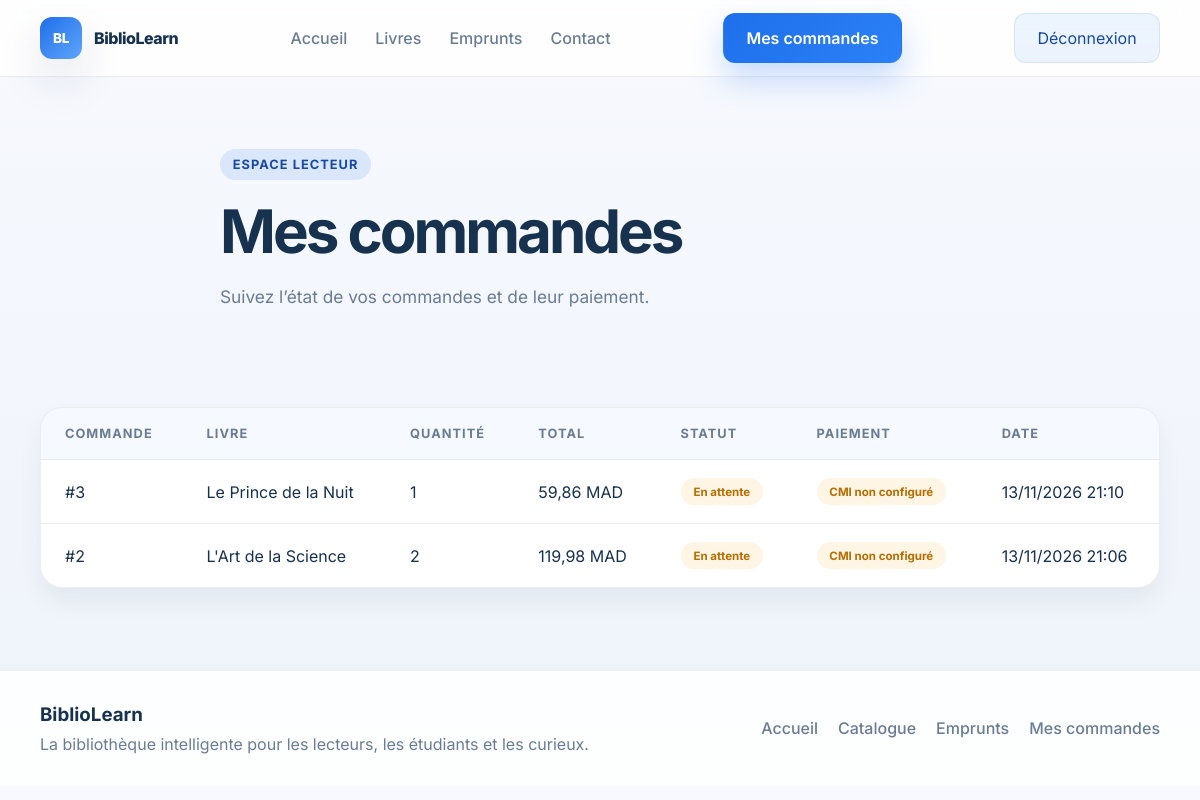
Page /mes-commandes/ (signed in) on the committed database.
### pages/models.py (models this page shows, shortened)
class Order(models.Model):
    class Status(models.TextChoices):
        PENDING = "pending", "En attente"
        PROCESSING = "processing", "En préparation"
        COMPLETED = "completed", "Terminée"
        CANCELLED = "cancelled", "Annulée"
    class PaymentStatus(models.TextChoices):
        NOT_CONFIGURED = "not_configured", "CMI non configuré"
        PENDING = "pending", "En attente"
        PAID = "paid", "Payé"
        FAILED = "failed", "Échec"
    customer = models.ForeignKey(
        settings.AUTH_USER_MODEL,
        on_delete=models.PROTECT,
        related_name="book_orders",
        verbose_name="client",
    )
    book = models.ForeignKey(
        Book,
        on_delete=models.PROTECT,
        related_name="orders",
        verbose_name="livre",
    )
    quantity = models.PositiveSmallIntegerField(
        "quantité",
        default=1,
        validators=[MinValueValidator(1), MaxValueValidator(20)],
    )
    unit_price = models.DecimalField(
        "prix unitaire (MAD)",
        max_digits=8,
        decimal_places=2,
    )
    status = models.CharField(
        "statut",
        max_length=12,
        choices=Status.choices,
        default=Status.PENDING,
    )
    payment_status = models.CharField(
        "paiement",
        max_length=20,
        choices=PaymentStatus.choices,
        default=PaymentStatus.NOT_CONFIGURED,
    )
    created_at = models.DateTimeField("date de commande", auto_now_add=True)
    class Meta:
        ordering = ["-created_at"]
        verbose_name = "commande"
        verbose_name_plural = "commandes"
    @property
    def total_price(self):
        return self.unit_price * self.quantity

class Book(models.Model):
    class Status(models.TextChoices):
        AVAILABLE = "disponible", "Disponible"
        RESERVED = "reserve", "Réservé"
        BORROWED = "emprunte", "Emprunté"
    title = models.CharField("titre", max_length=200)
    author = models.CharField("auteur", max_length=150)
    category = models.ForeignKey(
        Category,
        on_delete=models.PROTECT,
        related_name="books",
        verbose_name="catégorie",
    )
    rating = models.PositiveSmallIntegerField(
        "note",
        default=5,
        validators=[MinValueValidator(1), MaxValueValidator(5)],
    )
    price = models.DecimalField(
        "prix (MAD)",
        max_digits=8,
        decimal_places=2,
        default=Decimal("0.00"),
        validators=[MinValueValidator(Decimal("0.00"))],
    )
    status = models.CharField(
        "statut",
        max_length=12,
        choices=Status.choices,
        default=Status.AVAILABLE,
    )
    class Meta:
        ordering = ["title"]
        verbose_name = "livre"
        verbose_name_plural = "livres"

### pages/views.py (the view)
# urls.py: path("mes-commandes/", views.mes_commandes, name="mes_commandes"),
@login_required(login_url="customer_login")
def mes_commandes(request):
    orders = Order.objects.select_related("book").filter(customer=request.user)
    return render(request, "pages/mes_commandes.html", {"orders": orders})

### pages/Templates/pages/mes_commandes.html (shortened to what this page needs)
{% extends 'base.html' %}
{% block content %}
<section class="page-hero">
    <div class="container narrow">
        <span class="eyebrow">Espace lecteur</span>
        <h1>Mes commandes</h1>
        <p>Suivez l’état de vos commandes et de leur paiement.</p>
    </div>
</section>
<section class="section">
    <div class="container">
        <div class="table-card-wrap">
            <table class="data-table orders-customer-table">
                <thead>
                    <tr>
                        <th>Commande</th>
                        <th>Livre</th>
                        <th>Quantité</th>
                        <th>Total</th>
                        <th>Statut</th>
                        <th>Paiement</th>
                        <th>Date</th>
                    </tr>
                </thead>
                <tbody>
                    {% for order in orders %}
                    <tr>
                        <td>#{{ order.id }}</td>
                        <td>{{ order.book.title }}</td>
                        <td>{{ order.quantity }}</td>
                        <td>{{ order.total_price|floatformat:2 }} MAD</td>
                        <td><span class="status status-{{ order.status }}">{{ order.get_status_display }}</span></td>
                        <td><span class="status status-{{ order.payment_status }}">{{ order.get_payment_status_display }}</span></td>
                        <td>{{ order.created_at|date:"d/m/Y H:i" }}</td>
                    </tr>
                    {% empty %}
                    <tr>
                        <td colspan="7" class="dashboard-empty">Vous n’avez pas encore de commande. <a href="{% url 'livres' %}">Explorer le catalogue</a>.</td>
                    </tr>
                    {% endfor %}
                </tbody>
            </table>
        </div>
    </div>
</section>
{% endblock %}

### pages/static/pages/css/styles.css (style rules this page uses)
:root { --bg: #f4f7fb; --surface: #ffffff; --surface-soft: #eef5ff; --primary: #1f6feb; --primary-dark: #1649a3; --primary-soft: rgba(31, 111, 235, 0.12); --text: #16324f; --muted: #6a7c93; --border: rgba(22, 50, 79, 0.08); --shadow: 0 20px 45px rgba(20, 35, 64, 0.12); --success: #1ea97c; --warning: #f7a82d; --danger: #e55c5c; }
* { box-sizing: border-box; }
html { scroll-behavior: smooth; }
body { margin: 0; font-family: 'Inter', sans-serif; background: linear-gradient(180deg, #f7f9fe 0%, #eef3fa 100%); color: var(--text); }
.container { width: min(1120px, calc(100% - 32px)); margin: 0 auto; }
.eyebrow { display: inline-block; padding: 0.5rem 0.8rem; border-radius: 999px; background: var(--primary-soft); color: var(--primary-dark); font-size: 0.8rem; font-weight: 700; text-transform: uppercase; letter-spacing: 0.08em; }
.hero-copy h1, .page-hero h1, .section-head h2, .two-col h2 { margin: 18px 0 18px; line-height: 1.1; letter-spacing: -0.05em; font-size: clamp(2.4rem, 5vw, 4rem); }
.hero-copy p, .page-hero p { margin: 0; max-width: 620px; color: var(--muted); font-size: 1.08rem; line-height: 1.7; }
.stat-card, .book-card, .info-panel, .contact-card, .info-box, .table-card-wrap { background: var(--surface); border: 1px solid var(--border); border-radius: 22px; box-shadow: 0 14px 24px rgba(25, 43, 72, 0.06); }
.section { padding: 82px 0; }
.page-hero { padding: 72px 0 14px; }
.narrow { max-width: 760px; }
.status { display: inline-flex; align-items: center; padding: 0.4rem 0.8rem; border-radius: 999px; font-size: 0.72rem; font-weight: 700; }
.status-pending, .status-processing, .status-not_configured { background: rgba(247, 168, 45, 0.12); color: #b76d00; }
.table-card-wrap { overflow: hidden; }
.data-table { width: 100%; border-collapse: collapse; }
.data-table th, .data-table td { text-align: left; padding: 18px 24px; border-bottom: 1px solid var(--border); }
.data-table th { background: rgba(31, 111, 235, 0.04); font-size: 0.8rem; text-transform: uppercase; letter-spacing: 0.08em; color: var(--muted); }
.data-table tbody tr:last-child td { border-bottom: 0; }
.orders-customer-table { min-width: 900px; }

### rows in the picture
Order: id "3", book "Le Prince de la Nuit", quantity "1", total_price "59,86", status "En attente", payment_status "CMI non configuré", created_at "13/11/2026 21:10"
Order: id "2", book "L'Art de la Science", quantity "2", total_price "119,98", status "En attente", payment_status "CMI non configuré", created_at "13/11/2026 21:06"
